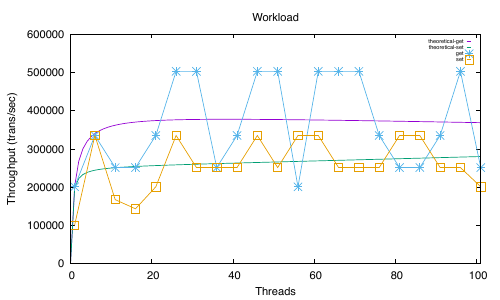

Recreate this plot in gnuplot.
set terminal pdf
set output './throughput-8.pdf'
set xlabel 'Client Threads (concurrency)'
set ylabel 'Throughput (req/sec)'
set title 'Workload (Throughput)'
set key samplen 0.1 spacing 1.1 font ",6"

lambda_get = 200999.9999993841
delta_get = 0.5073850694
kappa_get = 0.0003325613

lambda_set = 196529.7933042712
delta_set = 0.7694473653
kappa_set = -0.0007003522

usl_get(x) = (lambda_get*x)/(1 + delta_get*(x-1) + kappa_get*x*(x-1))
usl_set(x) = (lambda_set*x)/(1 + delta_set*(x-1) + kappa_set*x*(x-1))

set xlabel 'Threads'
set ylabel 'Throughput (trans/sec)'
set title 'Workload'
plot [0:101] [0:600000] usl_get(x) title 'theoretical-get', usl_set(x) title 'theoretical-set', './experience 8/throughput-get.dat' using ($1):($2) title 'get' with linespoints, \
                                                    './experience 8/throughput-set.dat' using ($1):($2) title 'set' with linespoints 
